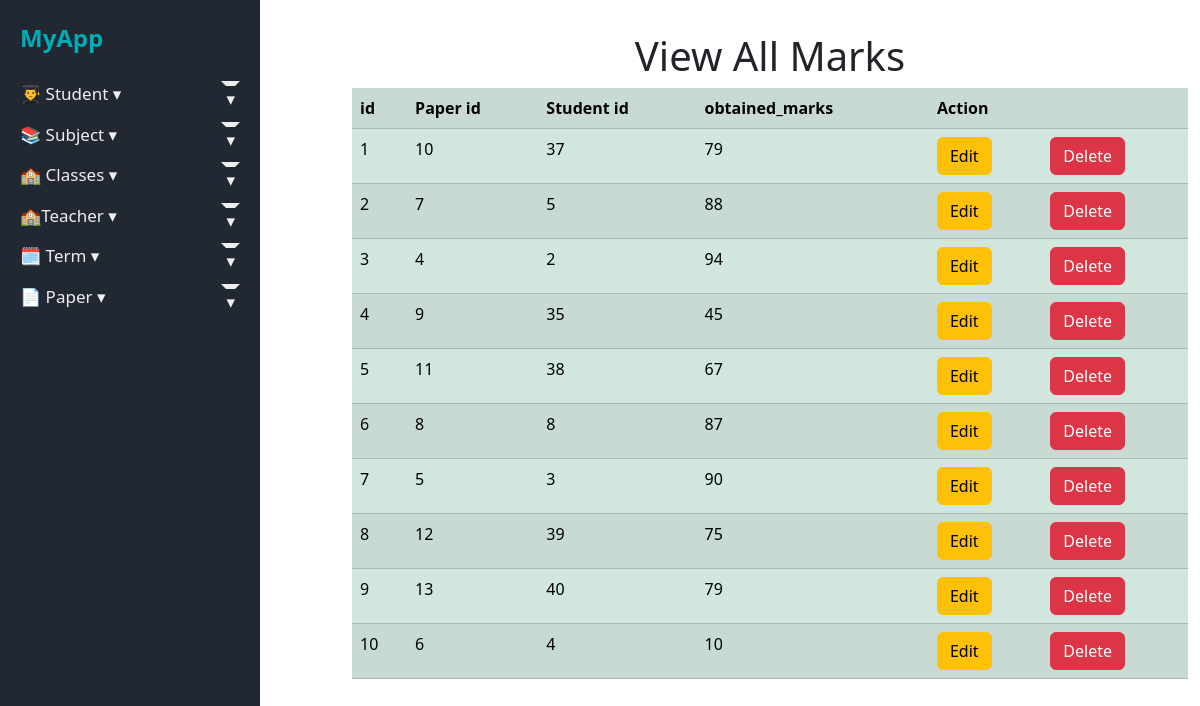
The app's page /viewpapermark.php, older data.
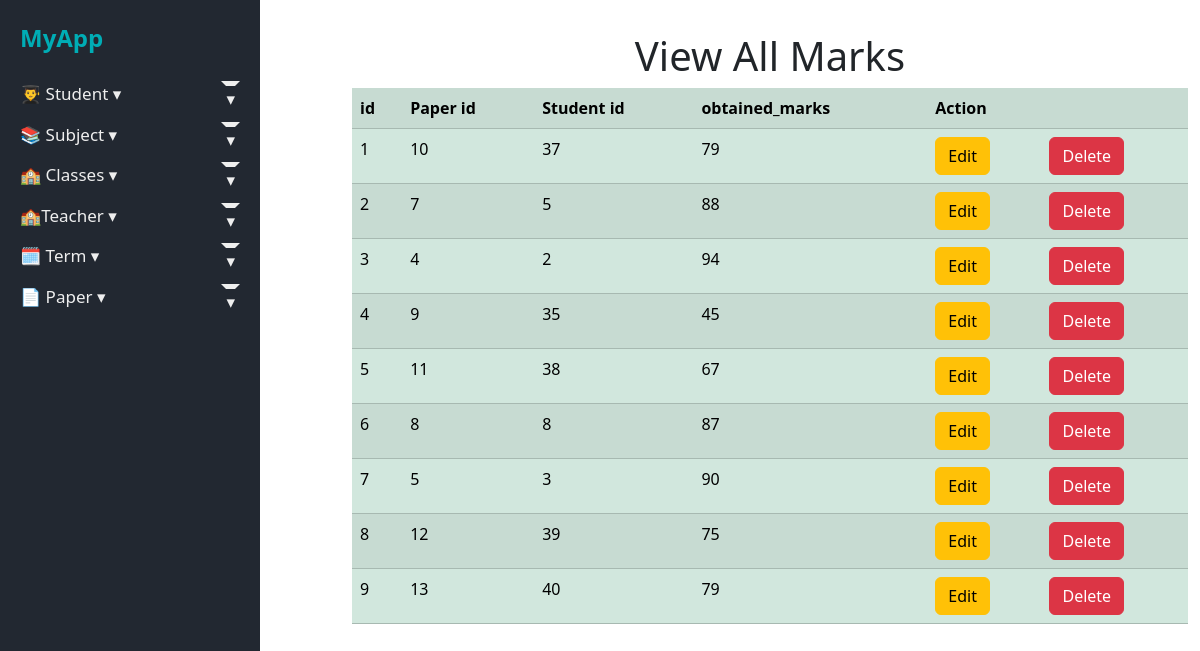
The same page, newer data.
### tables this page shows
CREATE TABLE `paper_marks` (
  `id` int(11) NOT NULL,
  `paper_id` int(11) NOT NULL,
  `student_id` int(11) NOT NULL,
  `marks_obtained` float DEFAULT NULL
);

CREATE TABLE `papers` (
  `id` int(11) NOT NULL,
  `paper_type_id` int(11) NOT NULL,
  `subject_id` int(11) NOT NULL,
  `class_id` int(11) NOT NULL,
  `teacher_id` int(11) NOT NULL,
  `paper_title` varchar(255) DEFAULT NULL,
  `paper_date` date DEFAULT NULL,
  `duration` varchar(50) DEFAULT NULL,
  `description` text DEFAULT NULL
);

CREATE TABLE `students` (
  `stu_id` int(11) NOT NULL,
  `stu_name` varchar(100) NOT NULL,
  `stu_email` varchar(100) DEFAULT NULL,
  `stu_phone` varchar(20) DEFAULT NULL,
  `stu_gender` varchar(10) DEFAULT NULL,
  `stu_date` date DEFAULT NULL,
  `stu_class_id` int(11) DEFAULT NULL,
  `stu_address` text DEFAULT NULL,
  `stu_created_at` timestamp NOT NULL DEFAULT current_timestamp()
);

### viewpapermark.php (the view, shortened to what this page needs)
<!DOCTYPE html>
<html lang="en">
<head>
    <?php include_once("navbar.php"); ?>
</head>
<body>
     <div class="container mt-3">
    <h1 class="mt-3 text-center">View All Marks</h1>
<table class="table table-success table-striped">
     <tr>
    <th> id</th>
    <th>Paper id</th>
    <th>Student id</th>
     <th>obtained_marks</th>
    <th colspan="2">Action</th>
   </tr>
</body>
</html>
<?php
$sql = "SELECT paper_marks.id, paper_marks.marks_obtained, papers.id AS paper_id, papers.paper_title, students.stu_id AS student_id, students.stu_name FROM paper_marks INNER JOIN papers ON paper_marks.paper_id = papers.id INNER JOIN students ON paper_marks.student_id = students.stu_id";
$result = mysqli_query($conn,$sql);
foreach($result as $data)
{
    ?>
 <tr>
    <td><?php echo $data ["id"]; ?></td>
    <td><?php echo $data ["paper_id"]; ?></td>
    <td><?php echo $data ["student_id"]; ?></td>
    <td><?php echo $data ["marks_obtained"]; ?></td>
    <td><a class="btn btn-warning" href="updatemarks.php?id=<?php echo $data['id']; ?>">Edit</a></td>
    <td><a class="btn btn-danger" href="deletemarks.php?id=<?php echo $data['id']; ?>">Delete</a></td>
 </tr>
<?php
}
?>

### navbar.php (shortened to what this page needs)
<!DOCTYPE html>
<html lang="en">
<head>
  <link href="https://cdn.jsdelivr.net/npm/bootstrap@5.3.6/dist/css/bootstrap.min.css" rel="stylesheet">
  <link rel="stylesheet" href="style.css" />
</head>
<body>
  <div class="sidebar">
    <div class="logo">MyApp</div>
    <ul class="nav-links">
      <li class="dropdown">
        <a class="dropdown-toggle">👨‍🎓 Student ▾</a>
      </li>
      <li class="dropdown">
        <a class="dropdown-toggle">📚 Subject ▾</a>
      </li>
      <li class="dropdown">
        <a class="dropdown-toggle">🏫 Classes ▾</a>
      </li>
      <li class="dropdown">
        <a class="dropdown-toggle"> 🏫Teacher ▾</a>
      </li>
      <li class="dropdown">
        <a class="dropdown-toggle">🗓️ Term ▾</a>
      </li>
      <li class="dropdown">
        <a class="dropdown-toggle">📄 Paper ▾</a>
      </li>
    </ul>
  </div>
<div style="margin-left:260px; padding:40px;">
</div>
</body>
</html>

### style.css (style rules this page uses)
body { margin: 0; font-family: 'Segoe UI', sans-serif; display: flex; }
.sidebar { width: 260px; background-color: #222831; color: #eeeeee; height: 100vh; position: fixed; padding: 20px; overflow-y: auto; }
.logo { font-size: 24px; font-weight: bold; margin-bottom: 25px; color: #00adb5; }
.nav-links { list-style: none; padding-left: 0; }
.nav-links li { margin-bottom: 15px; }
.nav-links a { text-decoration: none; color: #eee; font-size: 17px; display: block; transition: 0.3s; cursor: pointer; }
.dropdown-toggle::after { content: " ▾"; float: right; }

Row changes from the older to the newer data that the page shows:
removed paper_marks: id "10", paper "6", student.stu_id "4", marks_obtained "10"
